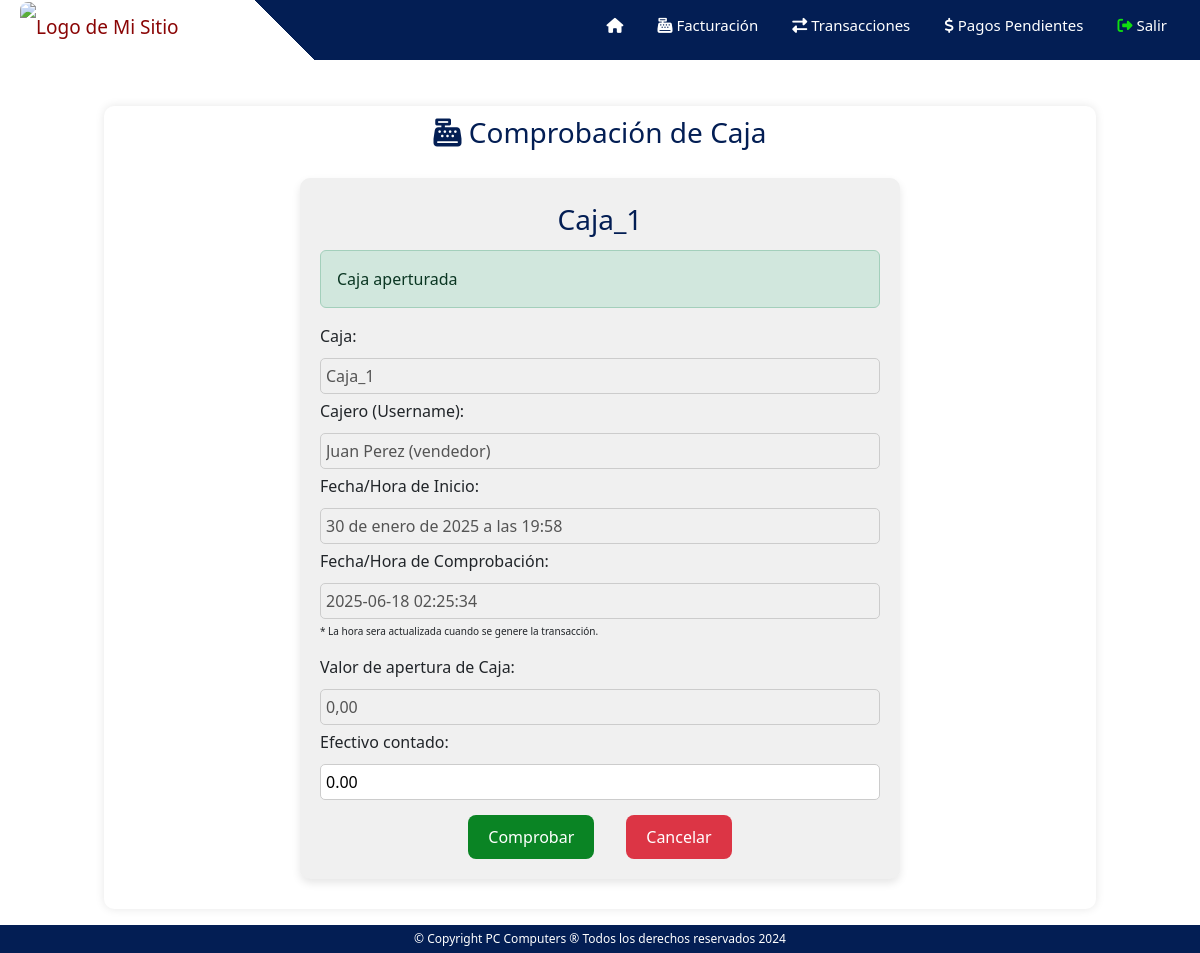
/ventas/caja (signed in), run on an earlier commit of the app's database.
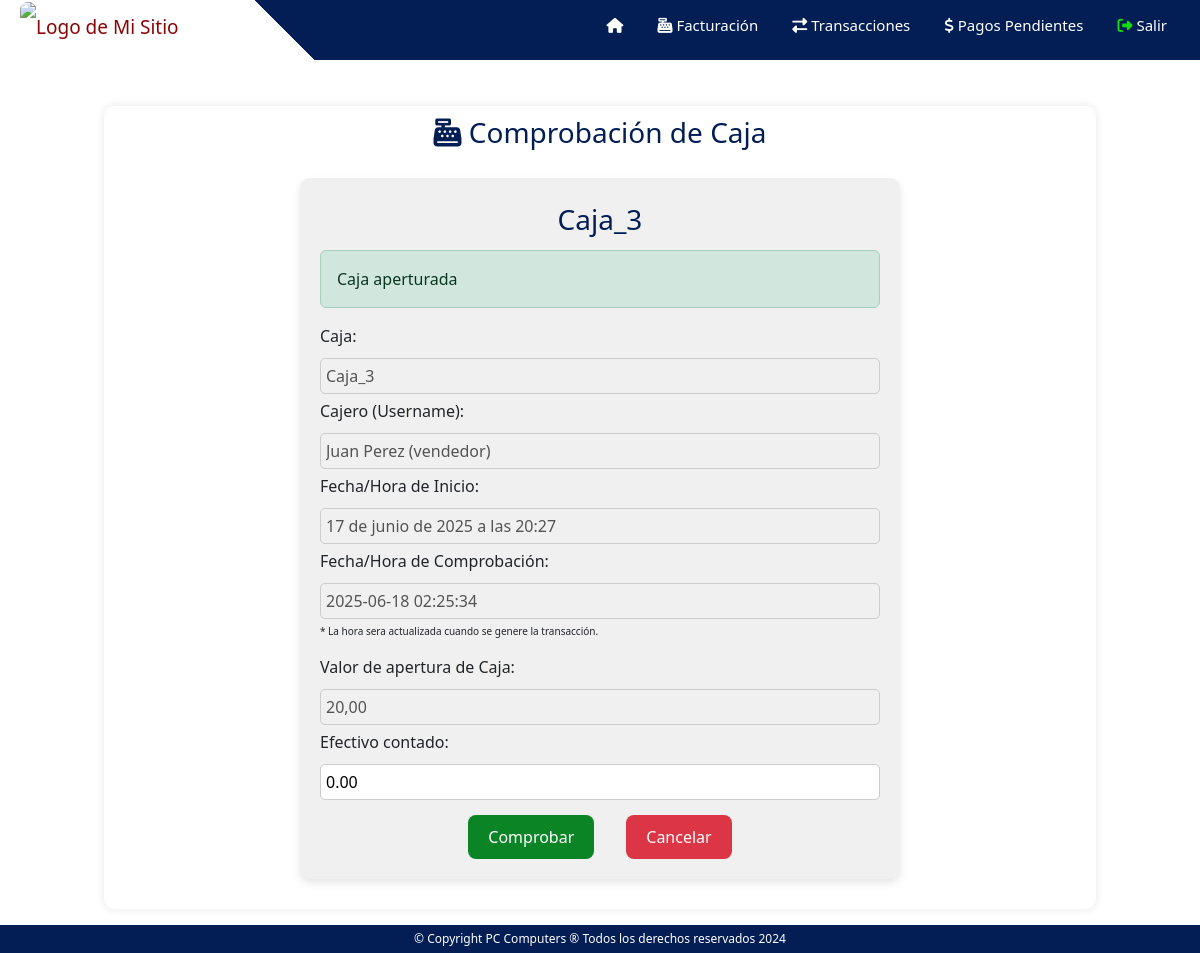
And on a later commit of the database.
### operacion/models.py (models this page shows)
class Caja(models.Model):
    cajero = models.ForeignKey(User, on_delete=models.CASCADE)
    fecha_hora_inicio = models.DateTimeField(auto_now_add=True)
    valor_apertura = models.DecimalField(max_digits=10, decimal_places=2, default=0.00)
    observaciones = models.TextField(blank=True,null=True)
    fecha_hora_cierre = models.DateTimeField(null=True, blank=True)
    estado = models.CharField(max_length=20, default='abierta')
    numero_caja = models.CharField(max_length=20, null=True, blank=True)
    efectivo_ventas = models.DecimalField(max_digits=10, decimal_places=2, default=0.00)
    total_ventas = models.DecimalField(max_digits=10, decimal_places=2, default=0.00)
    efectivo_servicios = models.DecimalField(max_digits=10, decimal_places=2, default=0.00)
    total_servicios = models.DecimalField(max_digits=10, decimal_places=2, default=0.00)
    total_general = models.DecimalField(max_digits=10, decimal_places=2, default=0.00)
    efectivo_contado = models.DecimalField(max_digits=10, decimal_places=2, default=0.00)

### ventas/decorators.py (the view)
    def wrapped_view(request, *args, **kwargs):
        if request.user.is_authenticated and request.user.groups.filter(name='Vendedores').exists():
            return view_func(request, *args, **kwargs)
        else:
            return redirect('/')

### ventas/views.py (called while the page is built)
@vendedor_required
def ventas_caja(request):
    vendedor = User.objects.get(username=request.user)
    caja = Caja.objects.filter(cajero=vendedor).latest('fecha_hora_inicio')
    fecha_hora_actual = datetime.now()
    fecha_hora = fecha_hora_actual.strftime('%Y-%m-%d %H:%M:%S')
    return render(request, 'ventas_comprobar_caja.html',{'caja':caja,'fecha':fecha_hora})

### templates/ventas_comprobar_caja.html (shortened to what this page needs)
{% extends "ventas.html" %}
{% block content %}
{% load static %}
<div class="container-caja-inicio">
    <h3 class="title"><i class="fa-solid fa-cash-register"></i> Comprobación de Caja </h3>
    <div class="caja-datos-container">
        <div class="caja-datos">
            <div class="titulo-caja">{{caja.numero_caja}}</div>
            {% if caja.estado == 'abierta'%}
                <div class="alert alert-success">
                    Caja aperturada
                </div>
            {%else%}
                <div class="alert alert-danger" role="alert">
                    <i class="fa-solid fa-ban"></i> Por favor, pide a tu operador que inicialice la caja.
                </div>
            {%endif%}
            <form method="post" action="/operacion/apertura" id="form-apertura-caja">
                <label for="numero-caja">Caja:</label>
                <input type="text" id="numero-caja" name="numero-caja" value="{{caja.numero_caja}}" disabled>
                {% if caja.estado == 'abierta'%}
                    <label for="nombre-cajero">Cajero (Username):</label>
                    <input type="text" id="nombre-cajero" value="{{caja.cajero.first_name}} {{caja.cajero.last_name}} ({{caja.cajero.username}})" disabled>
                    <label for="fecha-hora">Fecha/Hora de Inicio:</label>
                    <input type="text" id="fecha-hora" value="{{caja.fecha_hora_inicio}}" disabled>
                    <label for="fecha-hora">Fecha/Hora de Comprobación:</label>
                    <input type="text" id="fecha-hora" value="{{fecha}}" disabled>
                    <p>* La hora sera actualizada cuando se genere la transacción.</p>
                {%endif%}
                {% if caja.estado == 'abierta'%}
                    <label for="apertura-caja">Valor de apertura de Caja:</label>
                    <input type="text" id="apertura-caja" value="{{caja.valor_apertura}}" disabled>
                    <label for="apertura-caja">Efectivo contado:</label>
                    <input type="number" id="efectivo" step="0.01" value="0.00">
                {%else%}
                    <label for="apertura-caja">Valor de apertura de Caja:</label>
                    <input type="number" id="apertura-caja" name="apertura_caja" step="0.01" value="0.00">
                {%endif%}
                <div class="btn-container">
                    <button type="button" class="btn-comprobar">Comprobar</button><br>
                    <a class="btn-cancelar" href="/ventas"> Cancelar</a>
                </div>
            </form>
        </div>
    </div>
</div>
{% endblock %}

What changed in the data, as far as the page shows it:
no longer on this page (row edited): Caja: numero_caja "Caja_1", numero-caja "Caja_1", cajero.first_name "Juan Perez (vendedor)", fecha_hora_inicio "30 de enero de 2025 a las 19:58", valor_apertura "0,00"
added Caja: numero_caja "Caja_3", numero-caja "Caja_3", cajero.first_name "Juan Perez (vendedor)", fecha_hora_inicio "17 de junio de 2025 a las 20:27", valor_apertura "20,00"
